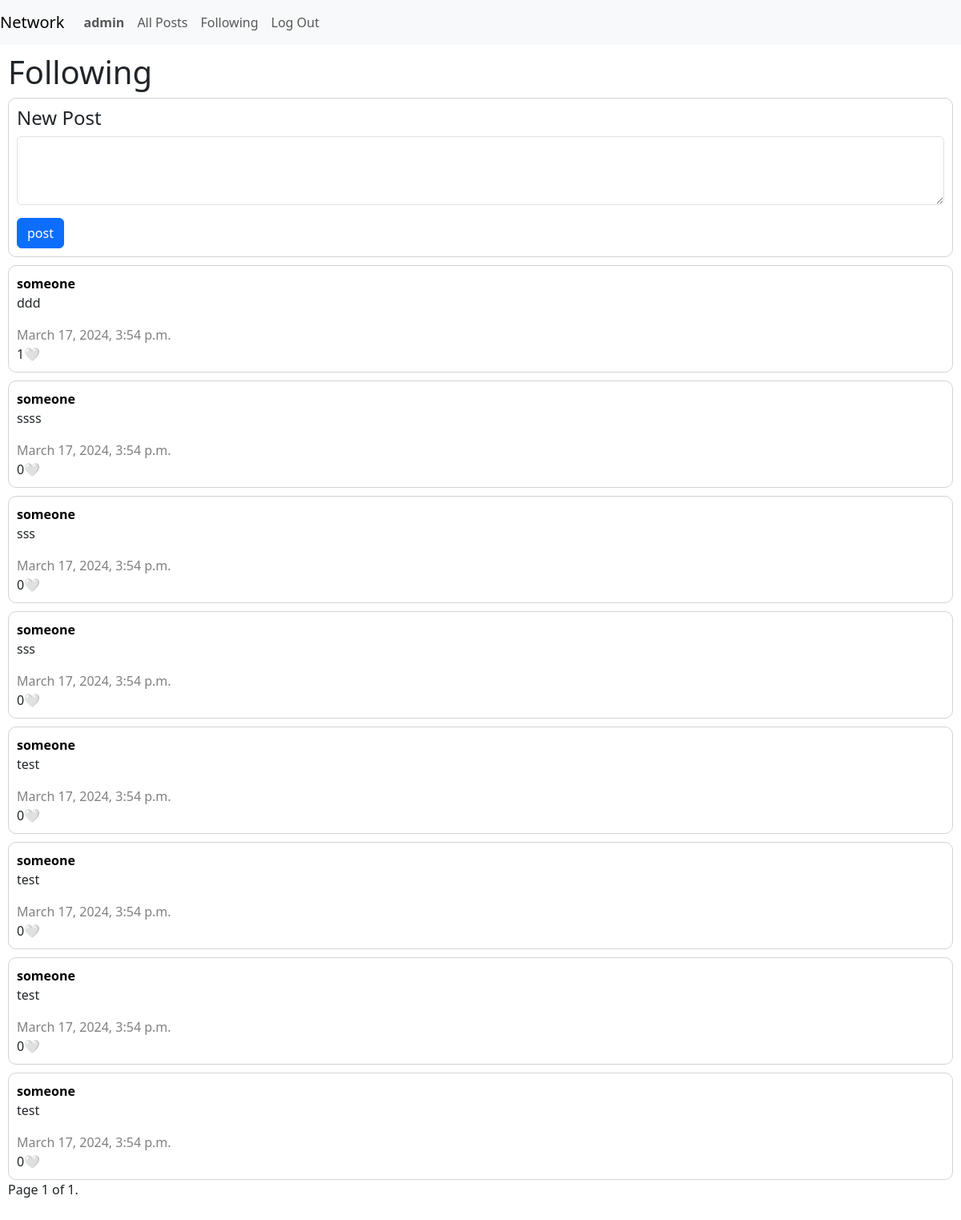
The app's page /following (signed in) with its own data.
### network/models.py (models this page shows)
class User(AbstractUser):
    pass

class Post(models.Model):
    user = models.ForeignKey(User,on_delete=models.CASCADE,related_name="posts")
    text = models.TextField()
    timestamp = models.DateTimeField(auto_now_add=True)
    likes = models.IntegerField(default=0)

### network/views.py (the view)
# urls.py: path("following",views.following,name="following"),
@login_required(login_url="/login")
def following(request):
    if request.method == "POST" :
        text = request.POST["t"]
        if text :
            Post.objects.create(user=request.user,text=text)
            return redirect("/")
    posts = []
    for f in request.user.following.all():
        posts.extend(f.followed.posts.all())
    posts.sort(reverse=True,key=get_timestamp)
    p = Paginator(posts,10)
    page_number = request.GET.get('page')
    page_obj = p.get_page(page_number)
    return render(request, "network/following.html",{"posts":page_obj.object_list,'page_obj': page_obj})

### network/views.py (called while the page is built)
def get_timestamp(obj):
    return obj.timestamp

### network/templates/network/following.html (shortened to what this page needs)
{% extends "network/layout.html" %}
{% block body %}
    <h1>Following</h1>
    {% if user.is_authenticated %}
    <div id="form-div">
        <h4>New Post</h4>
        <form method="post">
            <div class="mb-3">
                <textarea class="form-control" rows="3" name="t"></textarea>
              </div>
            <input type="submit" value="post" class="btn btn-primary">
        </form>
    </div>
    {% endif %}
    <div id="all-posts">
        {% for p in posts %}
        <div class="post">
            <a href="/u/{{p.user.id}}" style="color: black;text-decoration: none;"><b>{{p.user}}</b></a>
            <p>{{p.text}}</p>
            <span style="color: gray;">{{p.timestamp}}</span><br>
            <span id="likes-{{p.id}}">{{p.likes}}</span><button style="padding: 0px; border: none; background-color: transparent;" id="like-btn"  onclick="like({{p.id}});">🤍</button>
        </div>
        {% endfor %}
    </div>
    <span class="current">
        Page {{ page_obj.number }} of {{ page_obj.paginator.num_pages }}.
    </span><br>
{% endblock %}

### network/templates/network/layout.html (shortened to what this page needs)
{% load static %}
<!DOCTYPE html>
<html lang="en">
    <head>
        <link href="https://cdn.jsdelivr.net/npm/bootstrap@5.3.3/dist/css/bootstrap.min.css" rel="stylesheet">
        <link href="{% static 'network/styles.css' %}" rel="stylesheet">
    </head>
    <body>
        <nav class="navbar navbar-expand-lg navbar-light bg-light">
            <a class="navbar-brand" href="#">Network</a>
            <div>
              <ul class="navbar-nav mr-auto">
                {% if user.is_authenticated %}
                    <li class="nav-item">
                        <a class="nav-link" href="/u/{{ request.user.id }}"><strong>{{ request.user.username }}</strong></a>
                    </li>
                {% endif %}
                <li class="nav-item">
                  <a class="nav-link" href="{% url 'index' %}">All Posts</a>
                </li>
                {% if user.is_authenticated %}
                    <li class="nav-item">
                        <a class="nav-link" href="/following">Following</a>
                    </li>
                    <li class="nav-item">
                        <a class="nav-link" href="{% url 'logout' %}">Log Out</a>
                    </li>
                {% endif %}
              </ul>
            </div>
          </nav>
        <div class="body">
            {% block body %}
            {% endblock %}
        </div>
    </body>
</html>

### network/static/network/styles.css (style rules this page uses)
.body { padding : 10px; }
#form-div { border: 1px solid lightgray; border-radius: 10px; padding: 10px; background-color: white; }
.post { margin-top: 10px; padding: 10px; border: 1px solid lightgray; border-radius: 10px; background-color: white; }

### records on screen
User: user.username "admin"
Post: user "someone", text "ddd", timestamp "March 17, 2024, 3:54 p.m.", likes "1"
Post: user "someone", text "ssss", timestamp "March 17, 2024, 3:54 p.m.", likes "0"
Post: user "someone", text "sss", timestamp "March 17, 2024, 3:54 p.m.", likes "0"
Post: user "someone", text "sss", timestamp "March 17, 2024, 3:54 p.m.", likes "0"
Post: user "someone", text "test", timestamp "March 17, 2024, 3:54 p.m.", likes "0"
Post: user "someone", text "test", timestamp "March 17, 2024, 3:54 p.m.", likes "0"
Post: user "someone", text "test", timestamp "March 17, 2024, 3:54 p.m.", likes "0"
Post: user "someone", text "test", timestamp "March 17, 2024, 3:54 p.m.", likes "0"

### other values on screen
{{ page_obj.number }} "1"
{{ page_obj.paginator.num_pages }} "1"
